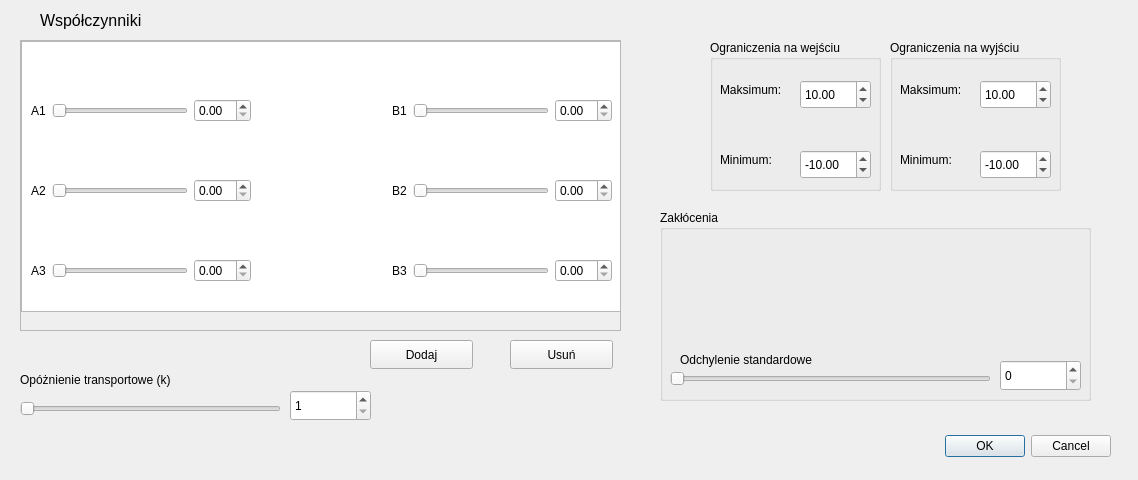
<?xml version="1.0" encoding="UTF-8"?>
<ui version="4.0">
 <class>DialogArx</class>
 <widget class="QDialog" name="DialogArx">
  <property name="geometry">
   <rect>
    <x>0</x>
    <y>0</y>
    <width>1138</width>
    <height>480</height>
   </rect>
  </property>
  <property name="windowTitle">
   <string>Dialog</string>
  </property>
  <widget class="QDialogButtonBox" name="buttonBox">
   <property name="enabled">
    <bool>true</bool>
   </property>
   <property name="geometry">
    <rect>
     <x>10</x>
     <y>430</y>
     <width>1101</width>
     <height>32</height>
    </rect>
   </property>
   <property name="focusPolicy">
    <enum>Qt::NoFocus</enum>
   </property>
   <property name="orientation">
    <enum>Qt::Horizontal</enum>
   </property>
   <property name="standardButtons">
    <set>QDialogButtonBox::Cancel|QDialogButtonBox::Ok</set>
   </property>
  </widget>
  <widget class="QScrollArea" name="scrollArea">
   <property name="geometry">
    <rect>
     <x>20</x>
     <y>40</y>
     <width>601</width>
     <height>291</height>
    </rect>
   </property>
   <property name="widgetResizable">
    <bool>true</bool>
   </property>
   <widget class="QWidget" name="scrollAreaWidgetContents">
    <property name="geometry">
     <rect>
      <x>0</x>
      <y>0</y>
      <width>599</width>
      <height>289</height>
     </rect>
    </property>
    <widget class="QListView" name="listView">
     <property name="geometry">
      <rect>
       <x>0</x>
       <y>0</y>
       <width>601</width>
       <height>271</height>
      </rect>
     </property>
    </widget>
    <widget class="QWidget" name="horizontalLayoutWidget">
     <property name="geometry">
      <rect>
       <x>10</x>
       <y>30</y>
       <width>581</width>
       <height>80</height>
      </rect>
     </property>
     <layout class="QHBoxLayout" name="horizontalLayout">
      <item>
       <widget class="QLabel" name="label">
        <property name="text">
         <string>A1</string>
        </property>
       </widget>
      </item>
      <item>
       <widget class="QSlider" name="slider">
        <property name="orientation">
         <enum>Qt::Horizontal</enum>
        </property>
       </widget>
      </item>
      <item>
       <widget class="QDoubleSpinBox" name="doubleSpinBox"/>
      </item>
      <item>
       <spacer name="horizontalSpacer">
        <property name="orientation">
         <enum>Qt::Horizontal</enum>
        </property>
        <property name="sizeHint" stdset="0">
         <size>
          <width>40</width>
          <height>20</height>
         </size>
        </property>
       </spacer>
      </item>
      <item>
       <widget class="QLabel" name="label_2">
        <property name="text">
         <string>B1</string>
        </property>
       </widget>
      </item>
      <item>
       <widget class="QSlider" name="horizontalSlider_2">
        <property name="orientation">
         <enum>Qt::Horizontal</enum>
        </property>
       </widget>
      </item>
      <item>
       <widget class="QDoubleSpinBox" name="doubleSpinBox_2"/>
      </item>
     </layout>
    </widget>
    <widget class="QWidget" name="horizontalLayoutWidget_2">
     <property name="geometry">
      <rect>
       <x>10</x>
       <y>110</y>
       <width>581</width>
       <height>80</height>
      </rect>
     </property>
     <layout class="QHBoxLayout" name="horizontalLayout_2">
      <item>
       <widget class="QLabel" name="label_4">
        <property name="text">
         <string>A2</string>
        </property>
       </widget>
      </item>
      <item>
       <widget class="QSlider" name="horizontalSlider_4">
        <property name="orientation">
         <enum>Qt::Horizontal</enum>
        </property>
       </widget>
      </item>
      <item>
       <widget class="QDoubleSpinBox" name="doubleSpinBox_3"/>
      </item>
      <item>
       <spacer name="horizontalSpacer_2">
        <property name="orientation">
         <enum>Qt::Horizontal</enum>
        </property>
        <property name="sizeHint" stdset="0">
         <size>
          <width>40</width>
          <height>20</height>
         </size>
        </property>
       </spacer>
      </item>
      <item>
       <widget class="QLabel" name="label_5">
        <property name="text">
         <string>B2</string>
        </property>
       </widget>
      </item>
      <item>
       <widget class="QSlider" name="horizontalSlider_5">
        <property name="orientation">
         <enum>Qt::Horizontal</enum>
        </property>
       </widget>
      </item>
      <item>
       <widget class="QDoubleSpinBox" name="doubleSpinBox_4"/>
      </item>
     </layout>
    </widget>
    <widget class="QWidget" name="horizontalLayoutWidget_3">
     <property name="geometry">
      <rect>
       <x>10</x>
       <y>190</y>
       <width>581</width>
       <height>80</height>
      </rect>
     </property>
     <layout class="QHBoxLayout" name="horizontalLayout_3">
      <item>
       <widget class="QLabel" name="label_11">
        <property name="text">
         <string>A3</string>
        </property>
       </widget>
      </item>
      <item>
       <widget class="QSlider" name="horizontalSlider_7">
        <property name="orientation">
         <enum>Qt::Horizontal</enum>
        </property>
       </widget>
      </item>
      <item>
       <widget class="QDoubleSpinBox" name="doubleSpinBox_9"/>
      </item>
      <item>
       <spacer name="horizontalSpacer_3">
        <property name="orientation">
         <enum>Qt::Horizontal</enum>
        </property>
        <property name="sizeHint" stdset="0">
         <size>
          <width>40</width>
          <height>20</height>
         </size>
        </property>
       </spacer>
      </item>
      <item>
       <widget class="QLabel" name="label_12">
        <property name="text">
         <string>B3</string>
        </property>
       </widget>
      </item>
      <item>
       <widget class="QSlider" name="horizontalSlider_8">
        <property name="orientation">
         <enum>Qt::Horizontal</enum>
        </property>
       </widget>
      </item>
      <item>
       <widget class="QDoubleSpinBox" name="doubleSpinBox_10"/>
      </item>
     </layout>
    </widget>
   </widget>
  </widget>
  <widget class="QPushButton" name="dodaj_wspolczynnik">
   <property name="geometry">
    <rect>
     <x>370</x>
     <y>340</y>
     <width>103</width>
     <height>29</height>
    </rect>
   </property>
   <property name="text">
    <string>Dodaj</string>
   </property>
   <property name="icon">
    <iconset theme="QIcon::ThemeIcon::ListAdd"/>
   </property>
  </widget>
  <widget class="QPushButton" name="usun_wspolczynnik">
   <property name="geometry">
    <rect>
     <x>510</x>
     <y>340</y>
     <width>103</width>
     <height>29</height>
    </rect>
   </property>
   <property name="layoutDirection">
    <enum>Qt::LeftToRight</enum>
   </property>
   <property name="autoFillBackground">
    <bool>false</bool>
   </property>
   <property name="text">
    <string>Usuń</string>
   </property>
   <property name="icon">
    <iconset theme="QIcon::ThemeIcon::ListRemove"/>
   </property>
   <property name="autoDefault">
    <bool>true</bool>
   </property>
  </widget>
  <widget class="QLabel" name="label_3">
   <property name="geometry">
    <rect>
     <x>20</x>
     <y>370</y>
     <width>211</width>
     <height>20</height>
    </rect>
   </property>
   <property name="text">
    <string>Opóżnienie transportowe (k)</string>
   </property>
  </widget>
  <widget class="QSlider" name="opoznienie_suwak">
   <property name="geometry">
    <rect>
     <x>20</x>
     <y>400</y>
     <width>261</width>
     <height>18</height>
    </rect>
   </property>
   <property name="orientation">
    <enum>Qt::Horizontal</enum>
   </property>
  </widget>
  <widget class="QSpinBox" name="opoznienie_wartosc">
   <property name="geometry">
    <rect>
     <x>290</x>
     <y>390</y>
     <width>81</width>
     <height>31</height>
    </rect>
   </property>
   <property name="minimum">
    <number>1</number>
   </property>
   <property name="value">
    <number>1</number>
   </property>
  </widget>
  <widget class="QGroupBox" name="groupBox_2">
   <property name="geometry">
    <rect>
     <x>890</x>
     <y>40</y>
     <width>171</width>
     <height>151</height>
    </rect>
   </property>
   <property name="title">
    <string>Ograniczenia na wyjściu</string>
   </property>
   <widget class="QDoubleSpinBox" name="ograniczenie_wyj_max">
    <property name="geometry">
     <rect>
      <x>90</x>
      <y>40</y>
      <width>71</width>
      <height>29</height>
     </rect>
    </property>
    <property name="value">
     <double>10.000000000000000</double>
    </property>
   </widget>
   <widget class="QDoubleSpinBox" name="ograniczenie_wyj_min">
    <property name="geometry">
     <rect>
      <x>90</x>
      <y>110</y>
      <width>71</width>
      <height>29</height>
     </rect>
    </property>
    <property name="minimum">
     <double>-99.000000000000000</double>
    </property>
    <property name="value">
     <double>-10.000000000000000</double>
    </property>
   </widget>
   <widget class="QLabel" name="label_6">
    <property name="geometry">
     <rect>
      <x>10</x>
      <y>40</y>
      <width>81</width>
      <height>20</height>
     </rect>
    </property>
    <property name="text">
     <string>Maksimum:</string>
    </property>
   </widget>
   <widget class="QLabel" name="label_7">
    <property name="geometry">
     <rect>
      <x>10</x>
      <y>110</y>
      <width>81</width>
      <height>20</height>
     </rect>
    </property>
    <property name="text">
     <string>Minimum:</string>
    </property>
   </widget>
  </widget>
  <widget class="QGroupBox" name="groupBox">
   <property name="geometry">
    <rect>
     <x>710</x>
     <y>40</y>
     <width>171</width>
     <height>151</height>
    </rect>
   </property>
   <property name="title">
    <string>Ograniczenia na wejściu</string>
   </property>
   <widget class="QDoubleSpinBox" name="ograniczenie_wej_max">
    <property name="geometry">
     <rect>
      <x>90</x>
      <y>40</y>
      <width>71</width>
      <height>29</height>
     </rect>
    </property>
    <property name="value">
     <double>10.000000000000000</double>
    </property>
   </widget>
   <widget class="QDoubleSpinBox" name="ograniczenie_wej_min">
    <property name="geometry">
     <rect>
      <x>90</x>
      <y>110</y>
      <width>71</width>
      <height>29</height>
     </rect>
    </property>
    <property name="minimum">
     <double>-90.000000000000000</double>
    </property>
    <property name="value">
     <double>-10.000000000000000</double>
    </property>
   </widget>
   <widget class="QLabel" name="label_8">
    <property name="geometry">
     <rect>
      <x>10</x>
      <y>40</y>
      <width>81</width>
      <height>20</height>
     </rect>
    </property>
    <property name="text">
     <string>Maksimum:</string>
    </property>
   </widget>
   <widget class="QLabel" name="label_9">
    <property name="geometry">
     <rect>
      <x>10</x>
      <y>110</y>
      <width>81</width>
      <height>20</height>
     </rect>
    </property>
    <property name="text">
     <string>Minimum:</string>
    </property>
   </widget>
  </widget>
  <widget class="QGroupBox" name="groupBox_3">
   <property name="geometry">
    <rect>
     <x>660</x>
     <y>210</y>
     <width>431</width>
     <height>191</height>
    </rect>
   </property>
   <property name="title">
    <string>Zakłócenia</string>
   </property>
   <widget class="QSpinBox" name="zaklocenie_wartosc">
    <property name="geometry">
     <rect>
      <x>340</x>
      <y>150</y>
      <width>81</width>
      <height>31</height>
     </rect>
    </property>
   </widget>
   <widget class="QSlider" name="zaklocenie_suwak">
    <property name="geometry">
     <rect>
      <x>10</x>
      <y>160</y>
      <width>321</width>
      <height>18</height>
     </rect>
    </property>
    <property name="orientation">
     <enum>Qt::Horizontal</enum>
    </property>
   </widget>
   <widget class="QLabel" name="label_10">
    <property name="geometry">
     <rect>
      <x>20</x>
      <y>140</y>
      <width>211</width>
      <height>20</height>
     </rect>
    </property>
    <property name="text">
     <string>Odchylenie standardowe</string>
    </property>
   </widget>
   <widget class="QWidget" name="verticalLayoutWidget">
    <property name="geometry">
     <rect>
      <x>9</x>
      <y>19</y>
      <width>421</width>
      <height>121</height>
     </rect>
    </property>
    <layout class="QVBoxLayout" name="chart_zaklocenia_view"/>
   </widget>
  </widget>
  <widget class="QLabel" name="label_13">
   <property name="geometry">
    <rect>
     <x>40</x>
     <y>10</y>
     <width>141</width>
     <height>21</height>
    </rect>
   </property>
   <property name="font">
    <font>
     <pointsize>12</pointsize>
    </font>
   </property>
   <property name="text">
    <string>Współczynniki</string>
   </property>
  </widget>
 </widget>
 <resources/>
 <connections>
  <connection>
   <sender>buttonBox</sender>
   <signal>accepted()</signal>
   <receiver>DialogArx</receiver>
   <slot>accept()</slot>
   <hints>
    <hint type="sourcelabel">
     <x>248</x>
     <y>254</y>
    </hint>
    <hint type="destinationlabel">
     <x>157</x>
     <y>274</y>
    </hint>
   </hints>
  </connection>
  <connection>
   <sender>buttonBox</sender>
   <signal>rejected()</signal>
   <receiver>DialogArx</receiver>
   <slot>reject()</slot>
   <hints>
    <hint type="sourcelabel">
     <x>316</x>
     <y>260</y>
    </hint>
    <hint type="destinationlabel">
     <x>286</x>
     <y>274</y>
    </hint>
   </hints>
  </connection>
 </connections>
</ui>
